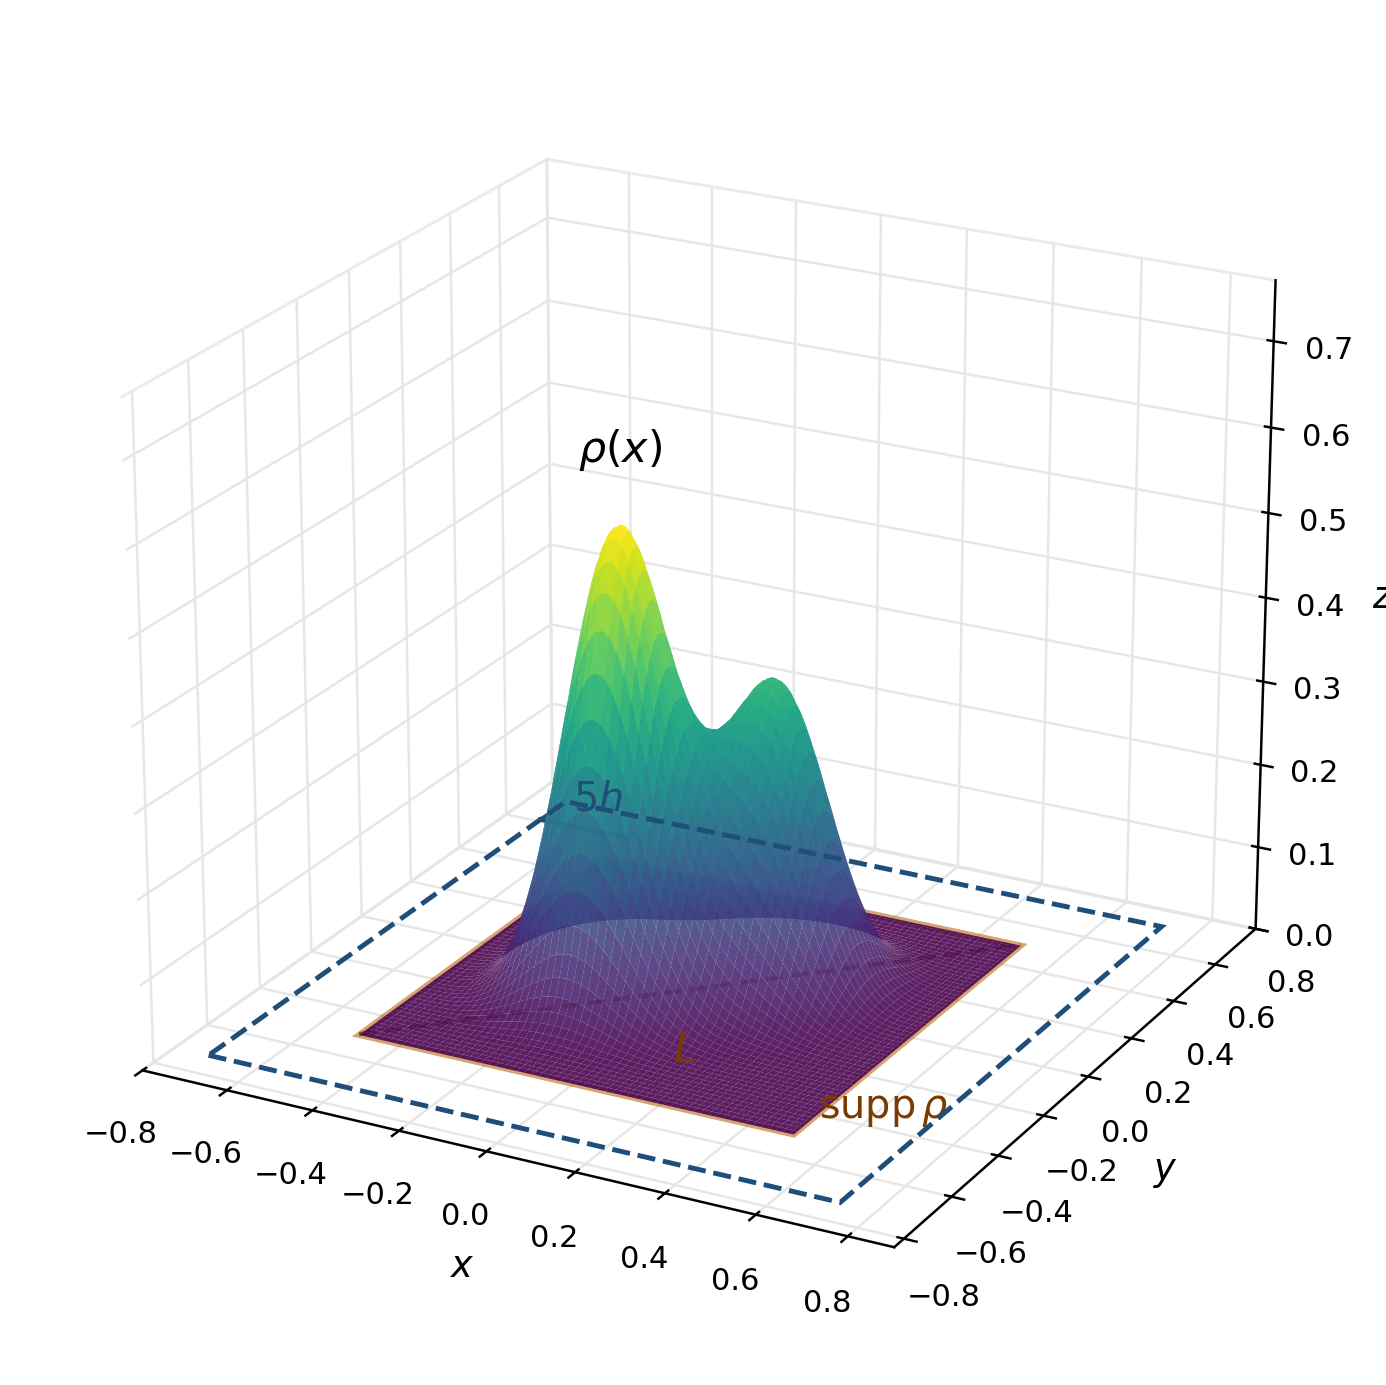

Write the Python code that produced this figure.
"""Generate the TKM partition schematic (Fig. 4).

Shows the source support and its 5h-neighborhood as rectangles on the xOy
plane, and a Gaussian source density rho(x) plotted as a translucent surface
above the source region.
"""

from pathlib import Path

import matplotlib.pyplot as plt
import numpy as np
from matplotlib.patches import Rectangle
from mpl_toolkits.mplot3d import art3d  # noqa: F401  (registers 3d projection)

OUT = Path(__file__).with_name("tkm_partition.png")


def gaussian_sum(X, Y, centers, sigma=0.18, amps=None):
    if amps is None:
        amps = [1.0] * len(centers)
    Z = np.zeros_like(X)
    for (cx, cy), a in zip(centers, amps):
        Z += a * np.exp(-((X - cx) ** 2 + (Y - cy) ** 2) / (2 * sigma**2))
    return Z


def main():
    # source support: [src_lo, src_hi]^2; 5h-neighborhood: [nbh_lo, nbh_hi]^2
    src_lo, src_hi = -0.5, 0.5
    h5 = 0.22  # represents 5h
    nbh_lo, nbh_hi = src_lo - h5, src_hi + h5

    fig = plt.figure(figsize=(8.0, 6.4))
    ax = fig.add_subplot(111, projection="3d")

    # --- xOy plane rectangles ---
    # 5h-neighborhood: dashed blue
    nbh = Rectangle(
        (nbh_lo, nbh_lo),
        nbh_hi - nbh_lo,
        nbh_hi - nbh_lo,
        linewidth=1.6,
        linestyle="--",
        edgecolor="#1f4e79",
        facecolor="none",
        zorder=1,
    )
    ax.add_patch(nbh)
    art3d.pathpatch_2d_to_3d(nbh, z=0, zdir="z")

    # source support: filled orange (outline emphasized)
    src = Rectangle(
        (src_lo, src_lo),
        src_hi - src_lo,
        src_hi - src_lo,
        linewidth=2.0,
        edgecolor="#b35900",
        facecolor="#ffd9a8",
        alpha=0.55,
        zorder=2,
    )
    ax.add_patch(src)
    art3d.pathpatch_2d_to_3d(src, z=0, zdir="z")

    # --- Gaussian source density above the plane ---
    grid = np.linspace(src_lo, src_hi, 120)
    X, Y = np.meshgrid(grid, grid)
    centers = [(-0.18, -0.10), (0.18, 0.14)]
    amps = [1.0, 0.7]
    Z = gaussian_sum(X, Y, centers, sigma=0.13, amps=amps)
    # taper to zero at the source-box boundary so support is clearly inside
    taper = (
        np.cos(np.pi * X / (2 * src_hi)) ** 2
        * np.cos(np.pi * Y / (2 * src_hi)) ** 2
    )
    Z = Z * taper
    Z = 0.55 * Z / Z.max()  # rescale for visual height

    ax.plot_surface(
        X,
        Y,
        Z,
        rstride=2,
        cstride=2,
        cmap="viridis",
        alpha=0.88,
        linewidth=0,
        antialiased=True,
        zorder=3,
    )

    # --- annotations ---
    # 5h gap on the LEFT side of the figure (along x at y = src_hi midline)
    y_left = src_hi + (nbh_hi - src_hi) / 2
    ax.plot(
        [nbh_lo, src_lo],
        [y_left, y_left],
        [0.0, 0.0],
        color="#1f4e79",
        lw=1.5,
    )
    for xv in (nbh_lo, src_lo):
        ax.plot([xv, xv], [y_left - 0.025, y_left + 0.025], [0, 0],
                color="#1f4e79", lw=1.2)
    ax.text(
        (nbh_lo + src_lo) / 2,
        y_left + 0.06,
        0.0,
        r"$5h$",
        color="#1f4e79",
        fontsize=13,
        ha="center",
        va="bottom",
    )

    # L: diagonal of the source bounding box (drawn on the plane in dark orange)
    ax.plot(
        [src_lo, src_hi],
        [src_lo, src_hi],
        [0.001, 0.001],
        color="#7a3a00",
        lw=1.4,
        linestyle=(0, (4, 2)),
    )
    ax.text(
        0.05,
        -0.18,
        0.0,
        r"$L$",
        color="#7a3a00",
        fontsize=14,
        ha="left",
        va="top",
    )

    # supp rho label on the RIGHT side of the source square
    ax.text(
        src_hi + 0.03,
        src_lo + 0.05,
        0.0,
        r"$\mathrm{supp}\,\rho$",
        color="#7a3a00",
        fontsize=13,
        ha="left",
        va="bottom",
    )

    # rho(x) label hovering above the surface peak
    pk = np.unravel_index(np.argmax(Z), Z.shape)
    ax.text(
        X[pk],
        Y[pk],
        Z.max() + 0.06,
        r"$\rho(x)$",
        fontsize=14,
        ha="center",
        va="bottom",
    )

    # --- axes cosmetics ---
    span = nbh_hi - nbh_lo + 0.15
    ax.set_xlim(nbh_lo - 0.08, nbh_hi + 0.18)
    ax.set_ylim(nbh_lo - 0.12, nbh_hi + 0.08)
    ax.set_zlim(0.0, max(0.75, Z.max() * 1.4))
    ax.set_xlabel("$x$", fontsize=12)
    ax.set_ylabel("$y$", fontsize=12)
    ax.set_zlabel("$z$", fontsize=12)

    ax.view_init(elev=22, azim=-62)
    ax.set_box_aspect((span, span, 0.85 * span))

    # lighten panes
    for axis in (ax.xaxis, ax.yaxis, ax.zaxis):
        axis.pane.fill = False
        axis.pane.set_edgecolor((0.85, 0.85, 0.85, 1.0))
        axis._axinfo["grid"]["color"] = (0.9, 0.9, 0.9, 1.0)

    plt.tight_layout()
    fig.savefig(OUT, dpi=220, bbox_inches="tight")
    print(f"wrote {OUT}")


if __name__ == "__main__":
    main()
